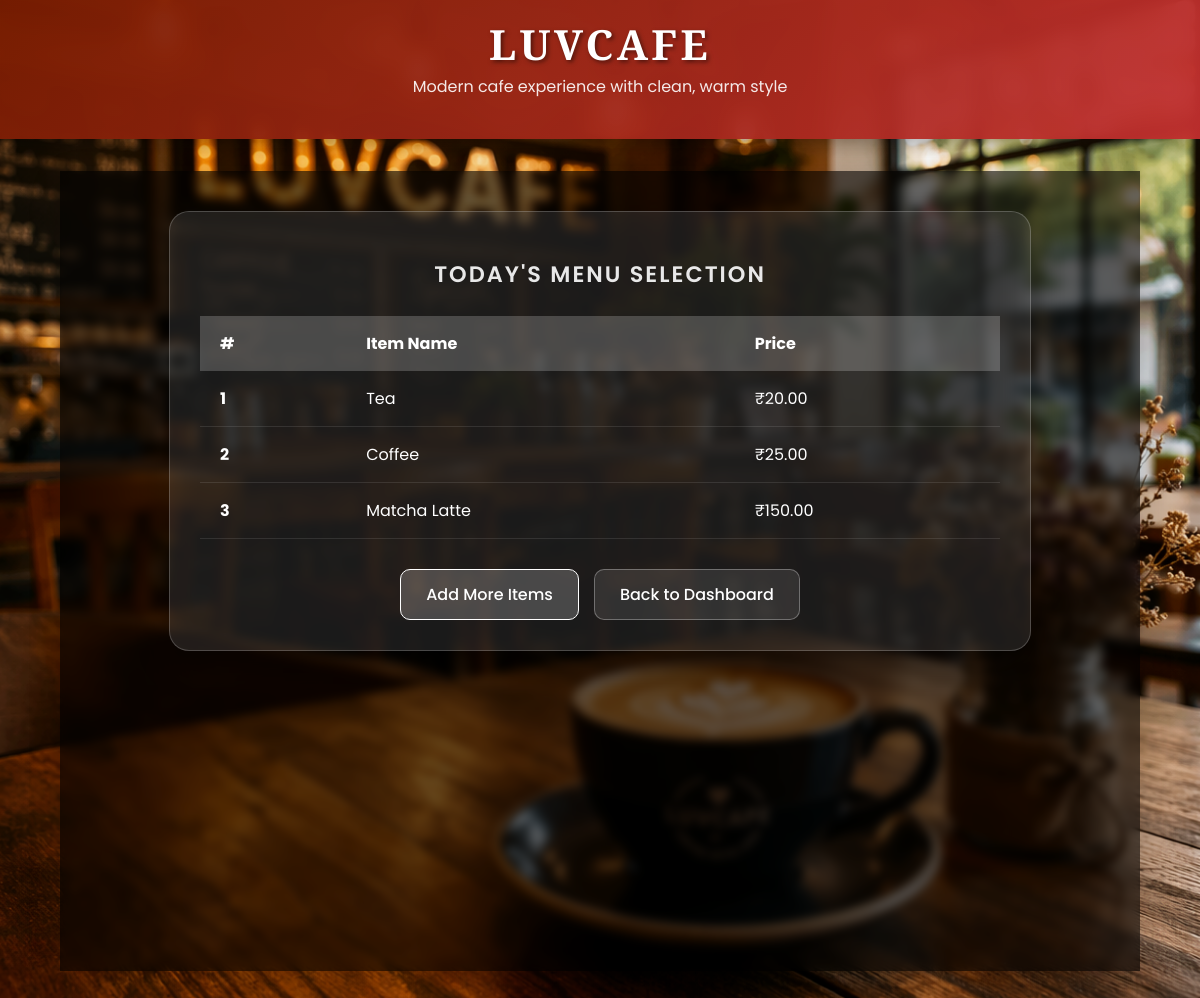
The page /your_order/ on the database as committed earlier.
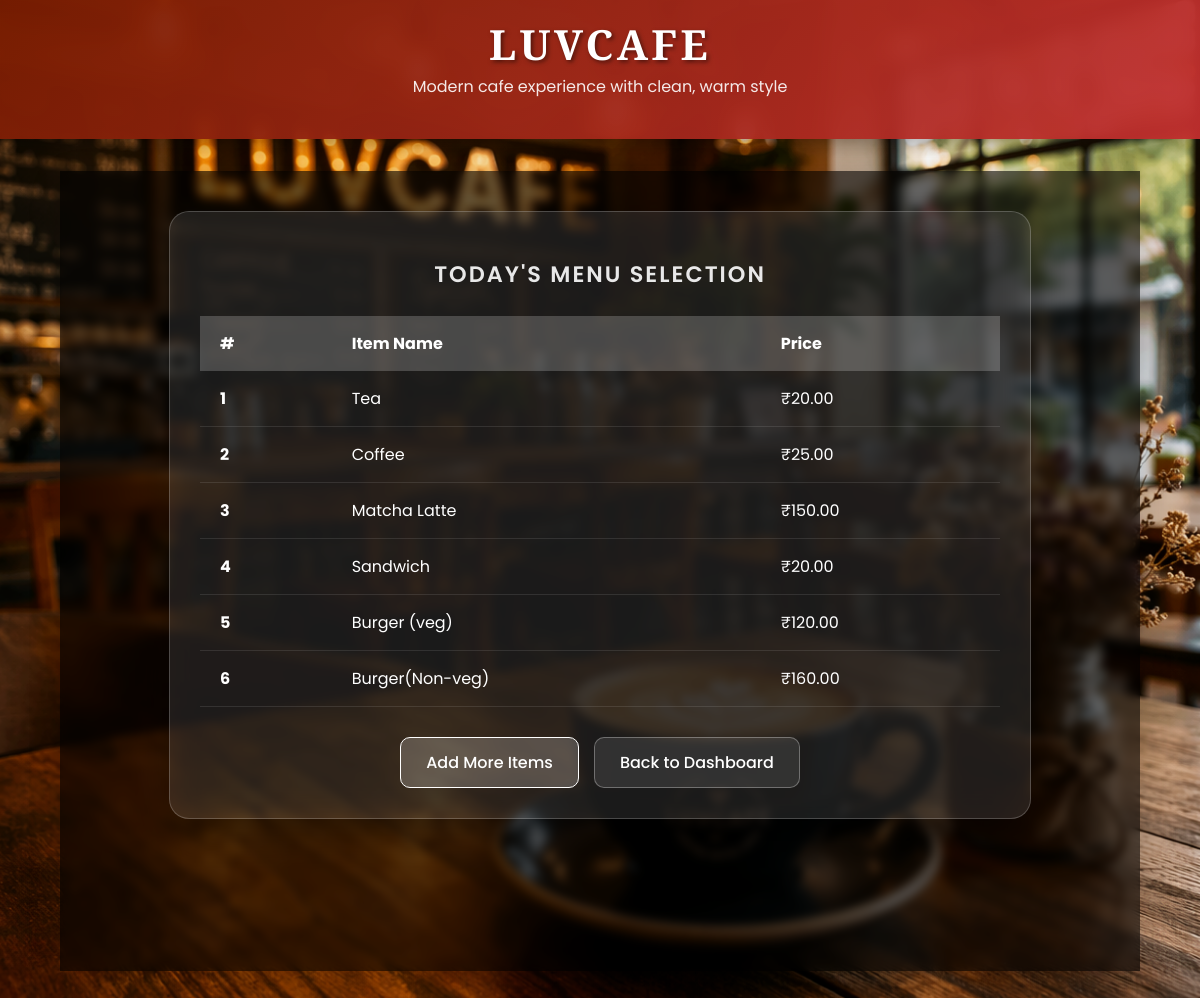
The same page on the database as committed later.
### Luvcafe/models.py (models this page shows, shortened)
class Tastes(models.Model):
    tastes = models.CharField(max_length=100)
    price = models.DecimalField(max_digits=6, decimal_places=2)

### Luvcafe/views.py (the view)
# urls.py: path('your_order/', views.your_order, name='your_order'),
def your_order(request):
    orders = Tastes.objects.all()
    return render(request, 'your_order.html', {'orders': orders})

### Luvcafe/templates/your_order.html (shortened to what this page needs)
{% extends 'base.html' %}
{% load static %}
{% block content %}
<div class="container">
    <div class="menu-card">
        <h2>Today's Menu Selection</h2>
        <table class="styled-table">
            <thead>
                <tr>
                    <th>#</th>
                    <th>Item Name</th>
                    <th>Price</th>
                </tr>
            </thead>
            <tbody>
                {% for tastes in orders %}
                <tr>
                    <td><strong>{{ forloop.counter }}</strong></td>
                    <td>{{ tastes.tastes }}</td>
                    <td>₹{{ tastes.price }}</td>
                </tr>
                {% empty %}
                <tr>
                    <td colspan="3" style="text-align: center; padding: 30px;">No items added yet.</td>
                </tr>
                {% endfor %}
            </tbody>
        </table>
        <div class="actions">
            <a href="{% url 'add_order' %}" class="btn btn-primary">Add More Items</a>
            <a href="{% url 'admin_page' %}" class="btn">Back to Dashboard</a>
        </div>
    </div>
</div>
{% endblock %}

Rows that differ between the two databases and show on the page:
added Tastes: tastes "Sandwich", price "20.00"
added Tastes: tastes "Burger (veg)", price "120.00"
added Tastes: tastes "Burger(Non-veg)", price "160.00"
